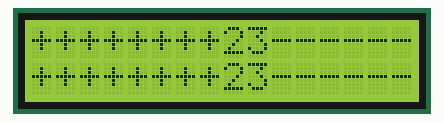
A sketch run on a simulated Arduino Uno, built with avr-gcc and run on an emulated ATmega328P. Shown: 16×2 character LCD.

Above: at 0.2 s.
At 4.7 s:
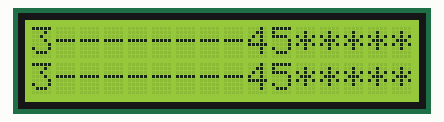
At 9.7 s:
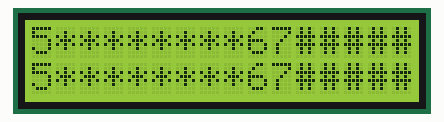
At 19.7 s:
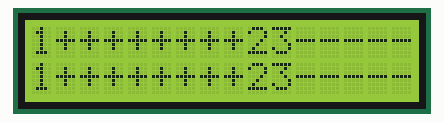
At 29.2 s:
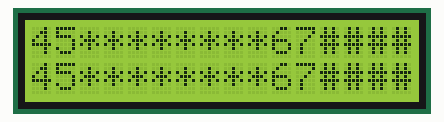
At 39.3 s:
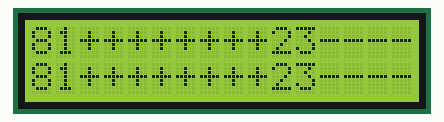

The sketch:

app.ino
```cpp
#include <LiquidCrystal_I2C.h>

LiquidCrystal_I2C myLCD(0x27, 16, 2);

void setup()
{
    // put your setup code here, to run once:
    myLCD.begin();
    myLCD.setCursor(0, 0);                                   // 커서 홈(0,0)
    myLCD.print("1++++++++23--------45********67########8"); // 40문자 저장
    myLCD.setCursor(0, 1);                                   // 커서 2행 1열(0, 1)
    myLCD.print("1++++++++23--------45********67########8"); // 40문자 저장
}

void loop()
{
    // put your main code here, to run repeatedly:
    int n;
    for (n = 0; n < 80; n++)
    {
        myLCD.scrollDisplayLeft(); // 왼쪽으로 한 칸씩 이동
        delay(500);
    }
    delay(4000); // 4초 대기
    for (n = 0; n < 80; n++)
    {
        myLCD.scrollDisplayRight(); // 오른쪽으로 한 칸씩 이동
        delay(500);
    }
    delay(4000); // 4초 대기
}
```

Measured:
- what the display in image 1 shows lasts 0.5 s, from 4.6 s to 5.1 s
